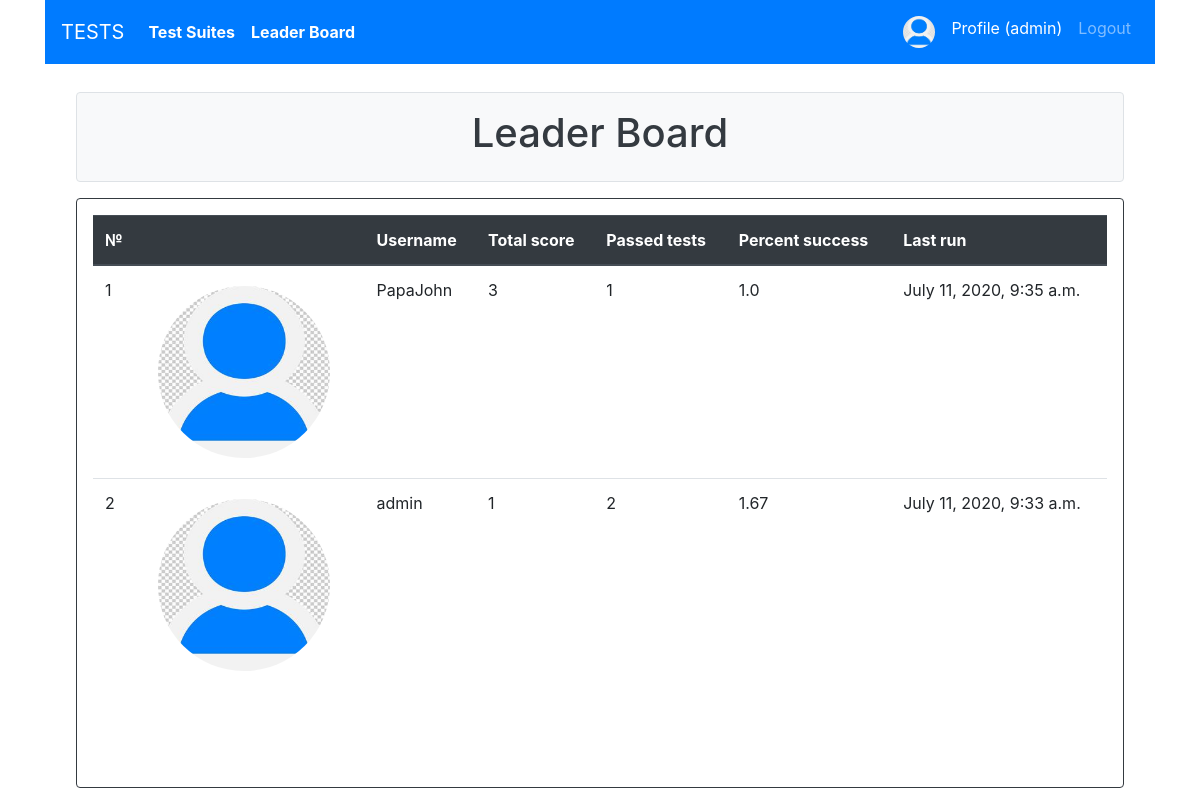
Page /testsuite/leader (signed in) on the committed database.
### user_account/models.py (models this page shows, shortened)
class User(AbstractUser):
    image = models.ImageField(default='default.jpg', upload_to='pics')
    avr_score = models.PositiveIntegerField(null=True, blank=True)
    number_tests_passed = models.PositiveIntegerField(null=True, blank=True)
    location = models.CharField(max_length=30, blank=True)
    birth_date = models.DateField(null=True, blank=True, default=datetime.date.today)
    def count_passed_tests(self):
        return self.test_results.filter(is_completed=True).count()
    def total_score(self):
        return self.avr_score
    def percent_success_passed(self):
        percent_success_passed = sum([test.percent_correct_answers() for test in
                                      self.test_results.filter(is_completed=True)])
        return round(percent_success_passed, 2)
    def test_last_run(self):
        last_run = self.test_results.last()  # order_by('-id').first()
        if last_run:
            return last_run.datetime_run
        return ''

### testsuite/models.py (models this page shows, shortened)
class TestResult(models.Model):
    user = models.ForeignKey(to=settings.AUTH_USER_MODEL, related_name='test_results', on_delete=models.CASCADE)
    test = models.ForeignKey(to=Test, related_name='test_results', on_delete=models.CASCADE)
    datetime_run = models.DateTimeField(auto_now_add=True)
    is_completed = models.BooleanField(default=False)
    is_new = models.BooleanField(default=True)
    avr_score = models.DecimalField(default=0.0, decimal_places=2, max_digits=5,
                                    validators=[MinValueValidator(0), MaxValueValidator(100)])
    def correct_answers_count(self):
        qs = self.test_result_details.values('question').annotate(
            num_answers=Count('variant'),  # or =Count('question')
            points=Sum('is_correct')  # bool value True -->1, False --> 0
        )
        return sum(entry['num_answers'] == int(entry['points']) for entry in qs)
    def percent_correct_answers(self):
        num_questions = self.test.questions_count()
        num_answers = self.correct_answers_count()
        return num_answers / num_questions

class Test(models.Model):
    LEVEL_CHOICES = (
        (1, 'Basic'),
        (2, 'Middle'),
        (3, 'Advanced'),
    )
    MIN_LIMIT = 3
    MAX_LIMIT = 20
    topic = models.ForeignKey(to=Topic, related_name='tests', null=True, on_delete=models.SET_NULL)
    title = models.CharField(max_length=64)
    description = models.TextField(max_length=1024, null=True, blank=True)
    level = models.PositiveSmallIntegerField(choices=LEVEL_CHOICES, default=2)
    image = models.ImageField(default='default.png', upload_to='covers')
    def questions_count(self):
        return self.questions.count()

### testsuite/views.py (the view)
# urls.py: path('leader', views.UserLeaderBoardListView.as_view(), name='leader_board'),
class UserLeaderBoardListView(LoginRequiredMixin, ListView):
    model = User
    template_name = 'testsuite/result_list.html'
    context_object_name = 'user_list'
    login_url = reverse_lazy('account:login')
    paginate_by = 5
    def get_context_data(self, *, object_list=None, **kwargs):
        context = super().get_context_data(object_list=None, **kwargs)
        context['title'] = 'Leader Board'
        return context
    def get_queryset(self):
        qs = super().get_queryset()
        qs = qs.order_by('-avr_score')
        return qs

### testsuite/templates/testsuite/result_list.html
{% extends 'testsuite/base.html' %}
{% block content %}
    {% include 'testsuite/includes/result_table.html' %}
{% endblock %}

### templates/base.html (shortened to what this page needs)
<!DOCTYPE html>
<html lang="en">
<head>
    <link rel="stylesheet" href="https://stackpath.bootstrapcdn.com/bootstrap/4.5.0/css/bootstrap.min.css"
>
</head>
<body>
<div class="container">
    <nav class="navbar navbar-expand-lg navbar-dark bg-primary">
        <a class="navbar-brand" href="{% url 'index' %}">TESTS <span class="sr-only">(current)</span></a>
        <div class="collapse navbar-collapse" id="navbarSupportedContent">
            <ul class="navbar-nav mr-auto">
                <li class="nav-item active">
                    <a class="nav-link" href="{% url 'testsuite:list' %}"><b>Test Suites</b></a>
                </li>
                <li class="nav-item active">
                    <a class="nav-link" href="{% url 'testsuite:leader_board' %}"><b>Leader Board</b></a>
                </li>
            </ul>
            <ul class="navbar-nav">
                {% if user.is_authenticated %}
                    <li class="nav-item">
                        <img class="rounded-circle p-1 m-1" width="40" height="40"  src="{{ user.image.url }}">
                    </li>
                    <li class="nav-item active">
                        <a class="nav-link" href="{% url 'account:profile' %}">Profile ({{user.username}})</a>
                    </li>
                    <li class="nav-item">
                        <a class="nav-link" href="{% url 'account:logout' %}">Logout</a>
                    </li>
                {% endif %}
            </ul>
        </div>
    </nav>
    <div class="container">
        <div class="p-1 m-1">
        </div>
        <div class="border rounded text-center p-3 m-3 bg-light text-dark" >
            <h1>{% block title %}{{ title }}{% endblock %}</h1>
        </div>
        <div class="border border-dark rounded p-3 m-3">
            {% block content %}
            {% endblock %}
        </div>
    </div>
</div>
</body>
</html>

### testsuite/templates/testsuite/includes/result_table.html
{% if user_list %}
    <table class="table table-hover">
        <thead class="thead-dark">
            <tr>
              <th>№</th>
              <th></th>
              <th>Username</th>
              <th>Total score</th>
              <th>Passed tests</th>
              <th>Percent success</th>
              <th>Last run</th>
            </tr>
        </thead>
        {% for user in user_list %}
            <tr>
              <td> {{ forloop.counter }} </td>
              <td> <img class="rounded-circle p-1 m-1" width="180" height="180"  src="{{ user.image.url }}"></td>
              <td> {{ user.username }}</td>
              <td> {{ user.total_score }}</td>
              <td> {{ user.count_passed_tests }}</td>
              <td> {{ user.percent_success_passed }}</td>
              <td> {{ user.test_last_run }}</td>
            </tr>
        {% endfor %}
    </table>
{% else %}
    <p>Sorry, list is empty</p>
{% endif %}
{% include 'includes/pagination.html' %}

### rows in the picture
User: image (placeholder picture), username "admin", total_score "1", count_passed_tests "2", percent_success_passed "1.67", test_last_run "July 11, 2020, 9:33 a.m."
User: image (placeholder picture), username "PapaJohn", total_score "3", count_passed_tests "1", percent_success_passed "1.0", test_last_run "July 11, 2020, 9:35 a.m."

### other values in the picture
{{ title }} "Leader Board"
